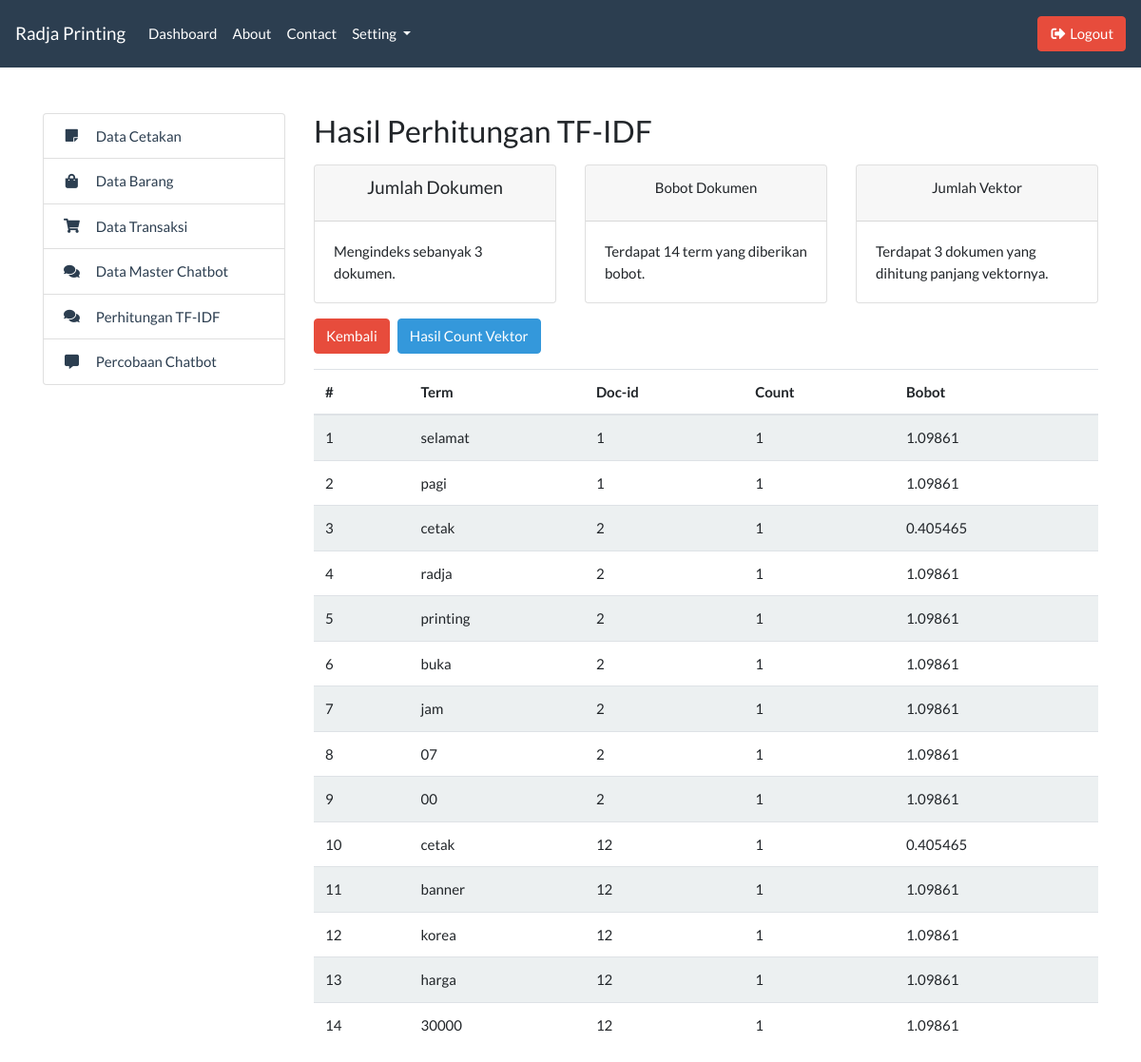
Page /admin/master_hitung.php (signed in) on the earlier database version.
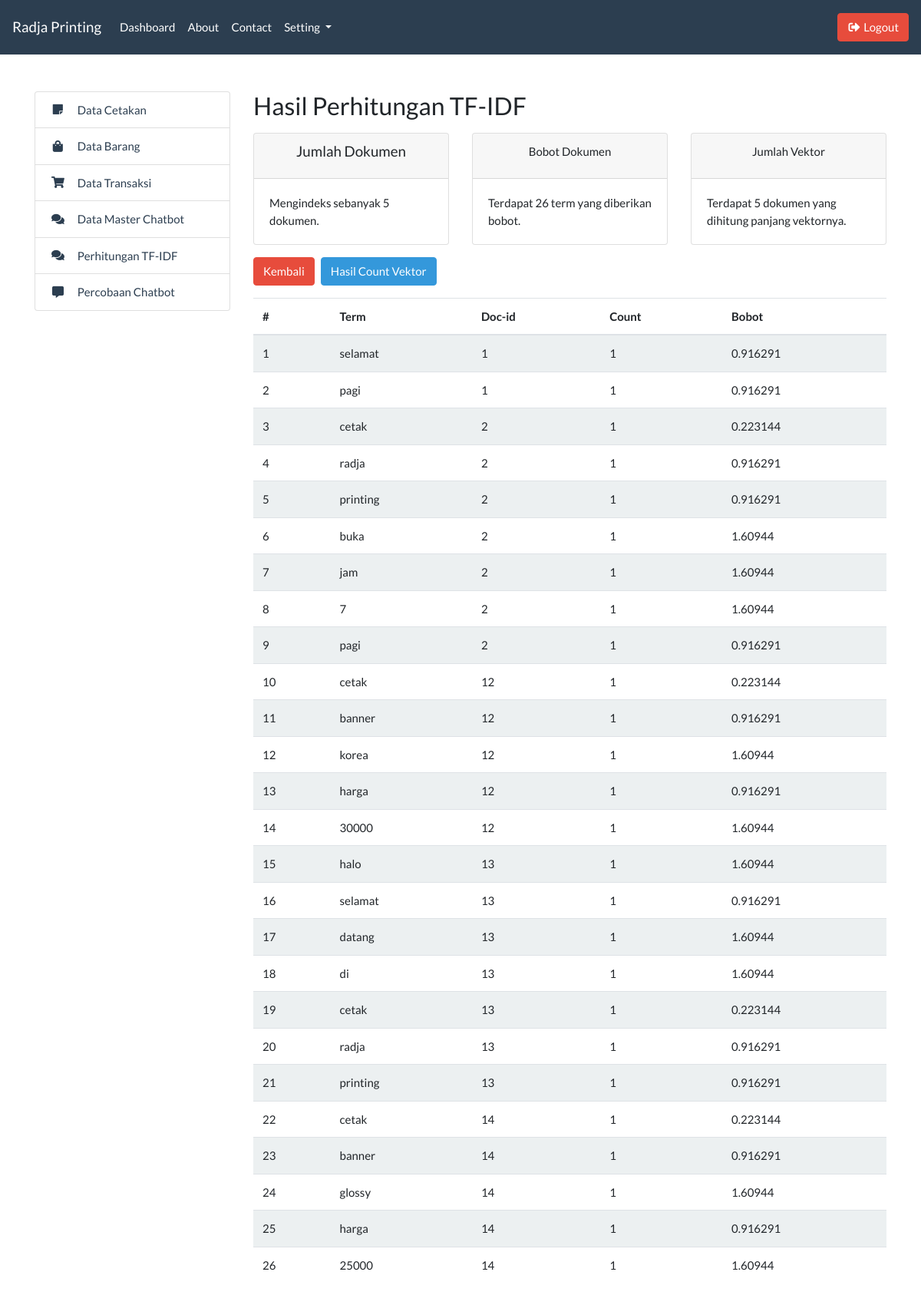
Same page on the later database version.
### tables this page shows
CREATE TABLE `tb_index` (
  `id` int(11) NOT NULL,
  `term` varchar(255) NOT NULL,
  `id_doc` int(11) NOT NULL,
  `jumlah` int(11) NOT NULL,
  `bobot` float NOT NULL
);

### admin/master_hitung.php (the view, shortened to what this page needs)
<?php include '../templates/admin_header.php'; ?>
<?php include '../templates/admin_sidebar.php'; ?>
<?php include 'fungsi.php'; ?>
<div class="col-md-9">
    <h3>Hasil Perhitungan TF-IDF</h3>
    <div class="row mt-3">
        <div class="col-md-4">
            <div class="card">
                <div class="card-header">
                    <h5 class="card-title text-center">Jumlah Dokumen</h5>
                </div>
                <div class="card-body">
                    <?php buatIndex(); ?>
                </div>
            </div>
        </div>
        <div class="col-md-4">
            <div class="card">
                <div class="card-header">
                    <div class="card-title text-center">Bobot Dokumen</div>
                </div>
                <div class="card-body">
                    <?php hitungBobot(); ?>
                </div>
            </div>
        </div>
        <div class="col-md-4">
            <div class="card">
                <div class="card-header">
                    <div class="card-title text-center">Jumlah Vektor</div>
                </div>
                <div class="card-body">
                    <?php panjangVektor(); ?>
                </div>
            </div>
        </div>
    </div>
    <div class="container mt-3">
        <div class="row">
            <a href="master_index.php" class="btn btn-danger mb-3">
                Kembali
            </a>
            <button type="button" class="btn btn-info mb-3 mx-2" data-toggle="modal" data-target="#modalVektor">
                Hasil Count Vektor
            </button>
            <table class="table table-striped">
                <thead>
                    <tr>
                        <th>#</th>
                        <th>Term</th>
                        <th>Doc-id</th>
                        <th>Count</th>
                        <th>Bobot</th>
                    </tr>
                </thead>
                <tbody>
                    <?php
                        include '../koneksi.php';
                        $i = 1;
                        $result = mysqli_query($koneksi, "SELECT * FROM tb_index ORDER BY id");
                        while($row = mysqli_fetch_array($result)){
                    ?>
                    <tr>
                        <td><?= $i++; ?></td>
                        <td><?= $row['term']; ?></td>
                        <td><?= $row['id_doc']; ?></td>
                        <td><?= $row['jumlah']; ?></td>
                        <td><?= $row['bobot']; ?></td>
                    </tr>
                    <?php } ?>
                </tbody>
            </table>
        </div>
    </div>
</div>
<?php include '../templates/admin_footer.php'; ?>

### templates/admin_header.php (shortened to what this page needs)
<!DOCTYPE html>
<html lang="en">
<head>
    <link rel="stylesheet" href="../assets/css/bootstrap.css">
    <link rel="stylesheet" href="../assets/css/all.css">
</head>
<body>
    <nav class="navbar navbar-expand-lg navbar-dark bg-primary">
        <a class="navbar-brand" href="#">Radja Printing</a>
        <div class="collapse navbar-collapse" id="navbarColor01">
            <ul class="navbar-nav mr-auto">
                <li class="nav-item">
                    <a class="nav-link" href="#">Dashboard</a>
                </li>
                <li class="nav-item">
                    <a class="nav-link" href="#">About</a>
                </li>
                <li class="nav-item">
                    <a class="nav-link" href="#">Contact</a>
                </li>
                <li class="nav-item dropdown">
                    <a class="nav-link dropdown-toggle" href="#" id="navbarDropdown" role="button"
                        data-toggle="dropdown" aria-haspopup="true" aria-expanded="false">
                        Setting
                    </a>
                </li>
            </ul>
            <a href="../logout.php" class="btn btn-danger my-2 my-sm-0" type="submit">
                <i class="fas fa-fw fa-sign-out-alt"></i> Logout
            </a>
        </div>
    </nav>

### templates/admin_sidebar.php
<div class="container mt-5">
    <div class="row">
        <div class="col-md-3">
            <ul class="list-group">
                <a href="#"
                    class="list-group-item list-group-item-action d-flex justify-content-start align-items-center text-primary">
                    <i class="fas fa-fw fa-sticky-note mr-3"></i> Data Cetakan
                </a>
                <a href="#"
                    class="list-group-item list-group-item-action d-flex justify-content-start align-items-center text-primary">
                    <i class="fas fa-fw fa-shopping-bag mr-3"></i> Data Barang
                </a>
                <a href="#"
                    class="list-group-item list-group-item-action d-flex justify-content-start align-items-center text-primary">
                    <i class="fas fa-fw fa-shopping-cart mr-3"></i> Data Transaksi
                </a>
                <a href="master_index.php"
                    class="list-group-item list-group-item-action d-flex justify-content-start align-items-center text-primary">
                    <i class="fas fa-fw fa-comments mr-3"></i> Data Master Chatbot
                </a>
                <a href="master_hitung.php"
                    class="list-group-item list-group-item-action d-flex justify-content-start align-items-center text-primary">
                    <i class="fas fa-fw fa-comments mr-3"></i> Perhitungan TF-IDF
                </a>
                <a href="coba_chat.php"
                    class="list-group-item list-group-item-action d-flex justify-content-start align-items-center text-primary">
                    <i class="fas fa-fw fa-comment-alt mr-3"></i> Percobaan Chatbot
                </a>
            </ul>
        </div>

### admin/fungsi.php (shortened to what this page needs)
<?php
function buatIndex()
{
    include '../koneksi.php';
    mysqli_query($koneksi, "TRUNCATE TABLE tb_index");
    $resDokumen = mysqli_query($koneksi, "SELECT * FROM tb_dokumen ORDER BY id");
    $num_rows = mysqli_num_rows($resDokumen);
    print("Mengindeks sebanyak " . $num_rows . " dokumen. <br>");
}
function hitungBobot()
{
    include '../koneksi.php';
    $resBobot = mysqli_query($koneksi, "SELECT * FROM tb_index ORDER BY id");
    $num_rows = mysqli_num_rows($resBobot);
    print("Terdapat " . $num_rows . " term yang diberikan bobot. <br>");
}
function panjangVektor()
{
    include '../koneksi.php';
    mysqli_query($koneksi, "TRUNCATE TABLE tb_vektor");
    $resDocId = mysqli_query($koneksi, "SELECT DISTINCT id_doc FROM tb_index");
    $num_rows = mysqli_num_rows($resDocId);
    print('Terdapat ' . $num_rows . " dokumen yang dihitung panjang vektornya. <br>");
}

### templates/admin_footer.php (shortened to what this page needs)
</div>
</div>
</body>
</html>

### assets/css/all.css (style rules this page uses)
.fa, .fas, .far, .fal, .fad, .fab { -moz-osx-font-smoothing: grayscale; -webkit-font-smoothing: antialiased; display: inline-block; font-style: normal; font-variant: normal; text-rendering: auto; line-height: 1; }
.fa-fw { text-align: center; width: 1.25em; }
.fa-comment-alt:before { content: "\f27a"; }
.fa-comments:before { content: "\f086"; }
.fa-shopping-bag:before { content: "\f290"; }
.fa-shopping-cart:before { content: "\f07a"; }
.fa-sign-out-alt:before { content: "\f2f5"; }
.fa-sticky-note:before { content: "\f249"; }
.fa, .fas { font-family: 'Font Awesome 5 Free'; font-weight: 900; }

Differences in the rows shown:
changed tb_index (number 1 of 26 on the later page): bobot "1.09861" → "0.916291"
changed tb_index (number 2 of 26 on the later page): bobot "1.09861" → "0.916291"
changed tb_index (number 3 of 26 on the later page): bobot "0.405465" → "0.223144"
changed tb_index (number 4 of 26 on the later page): bobot "1.09861" → "0.916291"
changed tb_index (number 5 of 26 on the later page): bobot "1.09861" → "0.916291"
changed tb_index "buka": bobot "1.09861" → "1.60944"
changed tb_index "jam": bobot "1.09861" → "1.60944"
changed tb_index (number 8 of 26 on the later page): term "07" → "7"; bobot "1.09861" → "1.60944"
changed tb_index (number 9 of 26 on the later page): term "00" → "pagi"; bobot "1.09861" → "0.916291"
changed tb_index (number 10 of 26 on the later page): bobot "0.405465" → "0.223144"
changed tb_index (number 11 of 26 on the later page): bobot "1.09861" → "0.916291"
changed tb_index "korea": bobot "1.09861" → "1.60944"
changed tb_index (number 13 of 26 on the later page): bobot "1.09861" → "0.916291"
changed tb_index (number 14 of 26 on the later page): bobot "1.09861" → "1.60944"
added tb_index: term "halo", id_doc "13", jumlah "1", bobot "1.60944"
added tb_index: term "selamat", id_doc "13", jumlah "1", bobot "0.916291"
added tb_index: term "datang", id_doc "13", jumlah "1", bobot "1.60944"
added tb_index: term "di", id_doc "13", jumlah "1", bobot "1.60944"
added tb_index: term "cetak", id_doc "13", jumlah "1", bobot "0.223144"
added tb_index: term "radja", id_doc "13", jumlah "1", bobot "0.916291"
added tb_index: term "printing", id_doc "13", jumlah "1", bobot "0.916291"
added tb_index: term "cetak", id_doc "14", jumlah "1", bobot "0.223144"
added tb_index: term "banner", id_doc "14", jumlah "1", bobot "0.916291"
added tb_index: term "glossy", id_doc "14", jumlah "1", bobot "1.60944"
added tb_index: term "harga", id_doc "14", jumlah "1", bobot "0.916291"
added tb_index: term "25000", id_doc "14", jumlah "1", bobot "1.60944"
Other differences:
$num_rows: "3" → "5"
$num_rows: "14" → "26"
